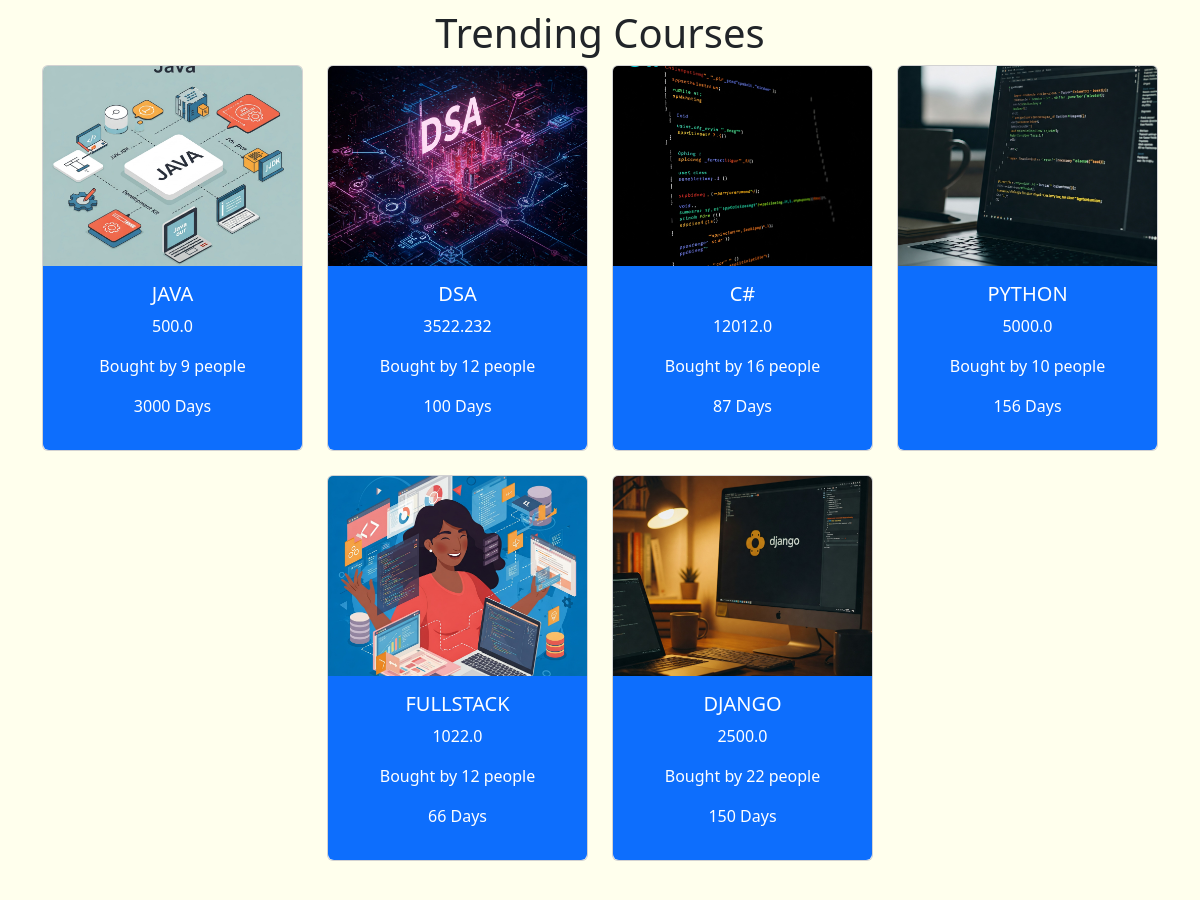
Before: / (middle part) with the older database file.
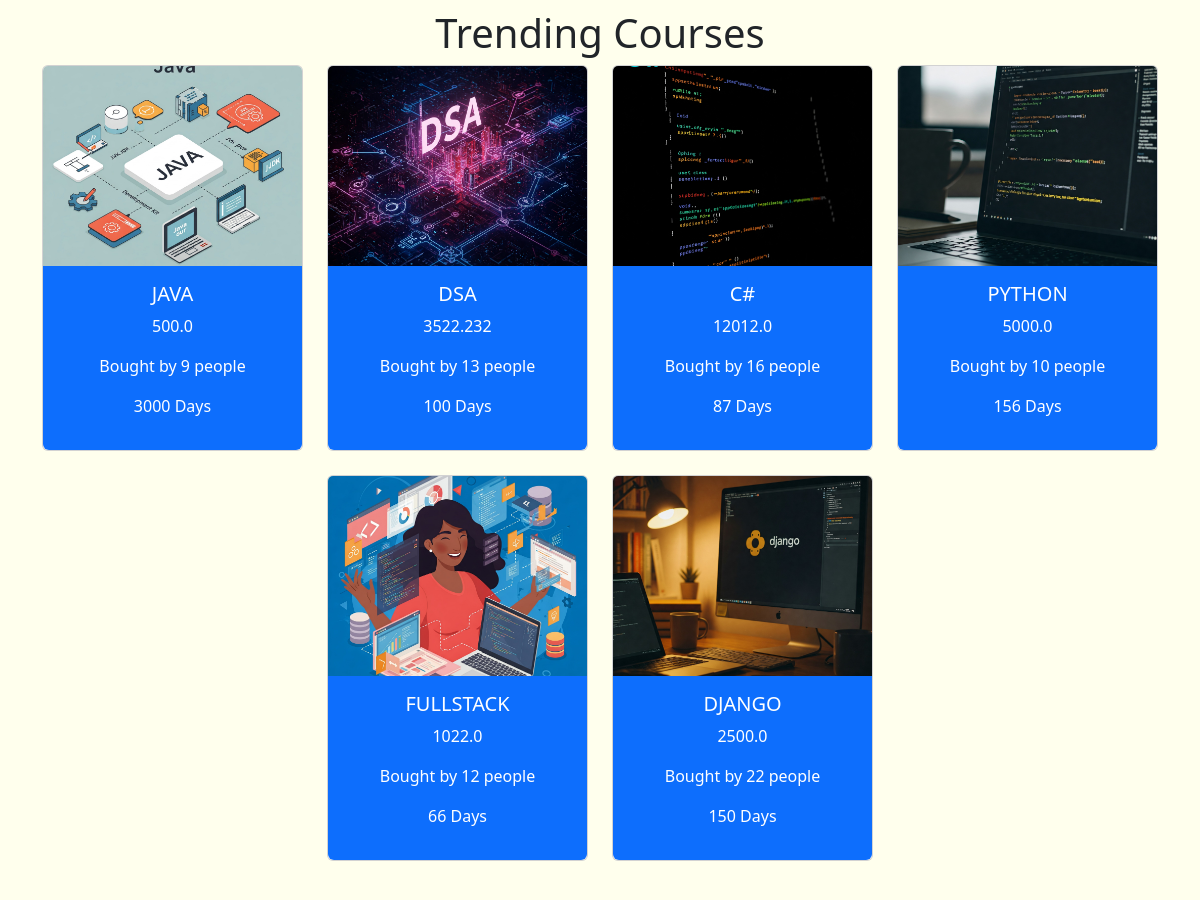
After: the same page with the newer database file.
### myapp/models.py (models this page shows, shortened)
class Courses(models.Model):
    course_id=models.AutoField(primary_key=True)
    course_name=models.CharField(max_length=100)
    course_price=models.FloatField()
    course_length=models.CharField(max_length=100)
    course_img = models.ImageField(upload_to='media/course_images/')
    course_bought=models.PositiveIntegerField(default=0)

### myapp/views.py (the view)
# urls.py: path('',views.home,name='home'),
def home(request):
    popularList = get_popular_courses()
    freeList=get_free_courses()
    namesList=get_course_names()
    if 'email' in request.session:
        user=User.objects.get(email=request.session['email'])
        first_letter = request.session['name'][0].upper()
        admin=False
        if user.usertype=="admin":
            admin=True
        return render(request,'home.html',{'name':first_letter,'admin':admin,'popular':popularList,'free':freeList,'course_names':namesList})
    else:
        return render(request,'home.html',{'name':"L",'popular':popularList,'free':freeList,'course_names':namesList})

### myapp/views.py (called while the page is built)
def get_popular_courses():
    courses = Courses.objects.all()
    popular_list = LinkedList()
    for course in courses:
        if course.course_bought >= 8:
            popular_list.append(course)
    return popular_list.to_list()

def get_free_courses():
    courses=Courses.objects.all()
    free_list=LinkedList()
    for i in courses:
        if i.course_price==0:
            free_list.append(i)
    return free_list.to_list()

def get_course_names():
    courses=Courses.objects.all()
    names=LinkedList()
    for i in courses:
        names.append(i.course_name)
    return names.to_list()

    def append(self, course):
        new_node = Node(course)
        if not self.head:
            self.head = new_node
            return
        last = self.head
        while last.next:
            last = last.next
        last.next = new_node

    def to_list(self):
        courses_list = []
        current = self.head
        while current:
            courses_list.append(current.course)
            current = current.next
        return courses_list

### myapp/templates/home.html (shortened to what this page needs)
<!DOCTYPE html>
<html lang="en">
<head>
    <link href="https://cdn.jsdelivr.net/npm/bootstrap@5.3.3/dist/css/bootstrap.min.css" rel="stylesheet"
>
    {% load static %}
</head>
<body style="background-color:#FFFFED">
    <section class="py-5">
    <h1 class="text-center">Trending Courses</h1>
    <div class="container">
        <div class="row justify-content-center">
            {% for i in popular %}
            <div class="col-12 col-sm-6 col-md-4 col-lg-3 mb-4">
                <div class="card effect h-100">
                    {% if i.course_img %}
                        <img src="{{ i.course_img.url }}" class="card-img-top" alt="{{ i.course_name }}" style="height:200px; object-fit:cover;">
                    {% else %}
                        <img src="" class="card-img-top" alt="No image available" style="height:200px; object-fit:cover;">
                    {% endif %}
                    <div class="card-body bg-primary text-white text-center rounded-bottom">
                        <h5 class="text-uppercase">{{ i.course_name }}</h5>
                        <p>{{ i.course_price }}</p>
                        <p>Bought by {{ i.course_bought }} people</p>
                        <p>{{ i.course_length }} Days</p>
                    </div>
                </div>
            </div>
            {% endfor %}
        </div>
    </div>
</section>
</body>
</html>

### myapp/templates/home.html (style rules this page uses)
.effect { transition: 0.3s; }

Changed rows visible on the page:
changed Courses "DSA": course_bought "12" → "13"
